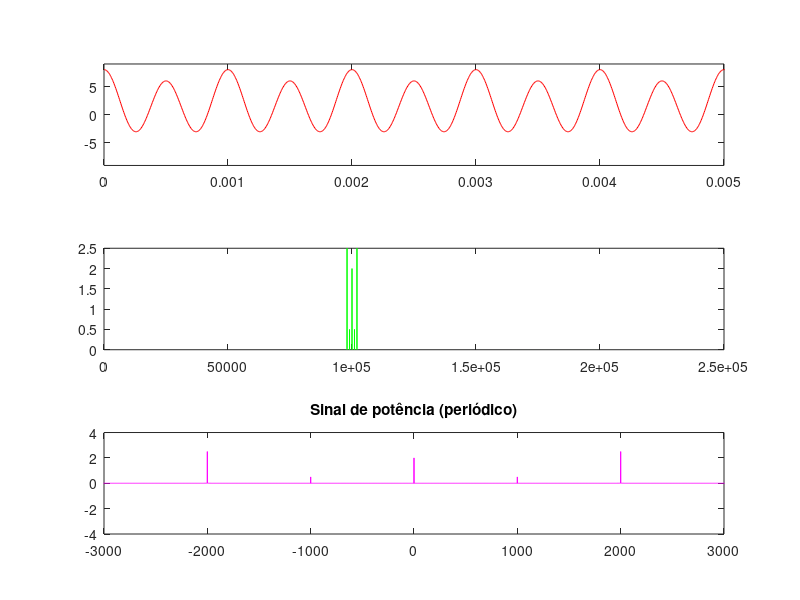

Reproduce this figure in MATLAB.
clc
close all

A = 6;
fm = 1000;                              % Frequência do seno
N = 200;                                % Fator de superamostragem
fs = N*fm;                              % Frequência de amostragem
num_periodos = 1000;                    % Número de períodos
t_final = num_periodos*(1/fm);          % Dois períodos
Ts = 1/fs;                              % Tempo de amostragem 
t = 0:Ts:t_final;                       % Vetor tempo

subplot(3,1,1)
y = cos(2*pi*fm*t) + 5*cos(2*pi*2*fm*t) + 2;
plot(t,y,'r');
axis([0 t_final/200 -1.5*A 1.5*A])      % Janela de visualização até o primeiro período 

subplot(3,1,2)
Y = fft(y)/length(y);                   % Transformada de Fourier (Dividindo o sinal pelo comprimento do vetor
plot(abs(fftshift(Y)),'g');             % Módulo e deslocamento da janela de visualização

subplot(3,1,3)
f_passo = 1/t_final;                    % t_final é responsável por limitar o sinal
f = -fs/2:f_passo:fs/2;                 % Eixo da frequência
plot(f,abs(fftshift(Y)),'m');           % O sinal é de potência pois é periódico
title('Sinal de potência (periódico)')
axis([-3000 3000 -4 4]);

pot_y = sum(y.^2)/length(y)             % Potência total do sinal



